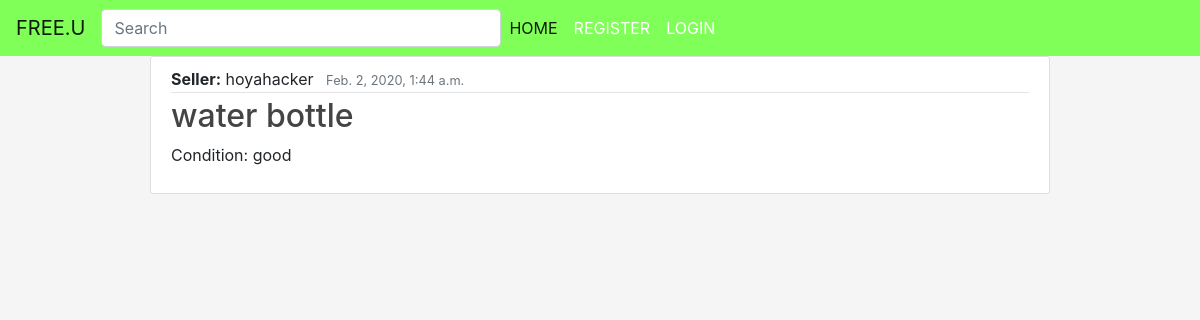
Page /itempost/11/ on the earlier database version.
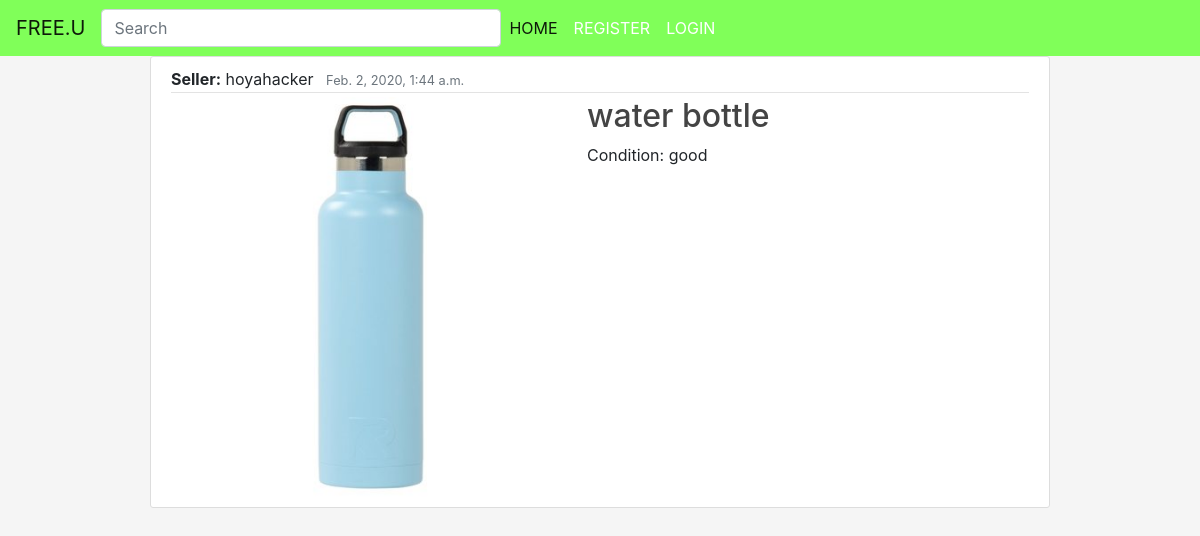
Same page on the later database version.
### marketplace/models.py (models this page shows, shortened)
class ItemPost(models.Model):
    title = models.CharField(max_length=100)
    item_image = models.ImageField(blank=True, null=True)
    date_posted = models.DateTimeField(default=timezone.now)
    author = models.ForeignKey(User, on_delete=models.CASCADE)
    condition = models.CharField(max_length=20)

### marketplace/views.py (the view)
# urls.py: path('itempost/<int:pk>/', PostDetailView.as_view(), name= "itempost-detail"),
class PostDetailView(DetailView):
    model = ItemPost

### marketplace/templates/marketplace/ItemPost_detail.html (shortened to what this page needs)
{% extends "marketplace/base.html" %}
{% block content %}
  <article class="media content-section">
    <div class="media-body">
      <div class="article-metadata">
        <a class="mr-2" ><strong>Seller:</strong> {{ object.author }}</a>
        <small class="text-muted">{{ object.date_posted }}</small>
      </div>
      {% if object.item_image %}
          <div class = "article-img" id='biggerone'>
              <img src="{{ object.item_image.url }}" >
          </div>
      {% endif %}
      <h2><a class="article-title" href="{% url 'itempost-detail' object.id %}">{{ object.title }}</a></h2>
      <p class="article-content">Condition: {{ object.condition }}</p>
    </div>
  </article>
{% endblock content %}

### marketplace/templates/marketplace/base.html (shortened to what this page needs)
{% load static %}
<!DOCTYPE html>
<html lang="en">
<head>
        <link rel="stylesheet" href="https://stackpath.bootstrapcdn.com/bootstrap/4.4.1/css/bootstrap.min.css">
        <link rel="stylesheet" type ="text/css" href="{% static 'marketplace/main.css' %}">
</head>
<body>
    <header>
        <nav class="navbar navbar-expand-sm navbar-light " style="background-color: #80FF59;">
            <a class="navbar-brand" href="#">FREE.U</a>
            <div class="collapse navbar-collapse" id="navbarsExample03">
                <form class="form-inline my-2 my-md-0" action="{% url 'search_results' %}" method="get">
                    <input name ="q" class="form-control" type="text" placeholder="Search">
                  </form>
              <ul class="navbar-nav mr-auto">
                {% if user.is_authenticated %}
                    <li class="nav-item">
                    <a class="nav-link" href="/">HOME <span class="sr-only">(current)</span></a>
                    </li>
                    <li class="nav-item">
                    <a class="nav-link" href="/itempost/new/">POST</a>
                    </li>
                    <li class="nav-item">
                    <a class="nav-link " href="/logout">LOGOUT</a>
                    </li>
                    <li class="nav-item">
                        <a class="nav-link " href="/chat">MESSAGES</a>
                    </li>
                {% else %}
                    <li class="nav-item active">
                        <a class="nav-link" href="/">HOME <span class="sr-only">(current)</span></a>
                    </li>
                    <li class="nav-item">
                        <a class="nav-link" href="/register">REGISTER</a>
                    </li>
                    <li class="nav-item">
                        <a class="nav-link " href="/login">LOGIN</a>
                    </li>
                  {% endif %}
              </ul>
            </div>
          </nav>
        {% block content %} {% endblock %}
</body>

### marketplace/static/marketplace/main.css (style rules this page uses)
body { margin: 0; background: whitesmoke }
#biggerone img { width:400px; height:400px; }
.navbar { color:black; }
.form-control { width: 400px !important; }
.navbar-light .navbar-nav .nav-link { color: white; }
h2 { color:#34ca78; }
.content-section { margin: 0 auto; background: #ffffff; padding: 10px 20px; border: 1px solid #dddddd; border-radius: 3px; margin-bottom: 20px; width: 75%; height:100%; }
.article-title { color: #444444; }
.article-content { white-space: pre-line; }
.article-img img { height: 100px; width: 100px; margin-right: 16px; float: left; }
.article-metadata { padding-bottom: 1px; margin-bottom: 4px; border-bottom: 1px solid #e3e3e3 }

Differences in the rows shown:
changed ItemPost "water bottle": item_image: picture added
